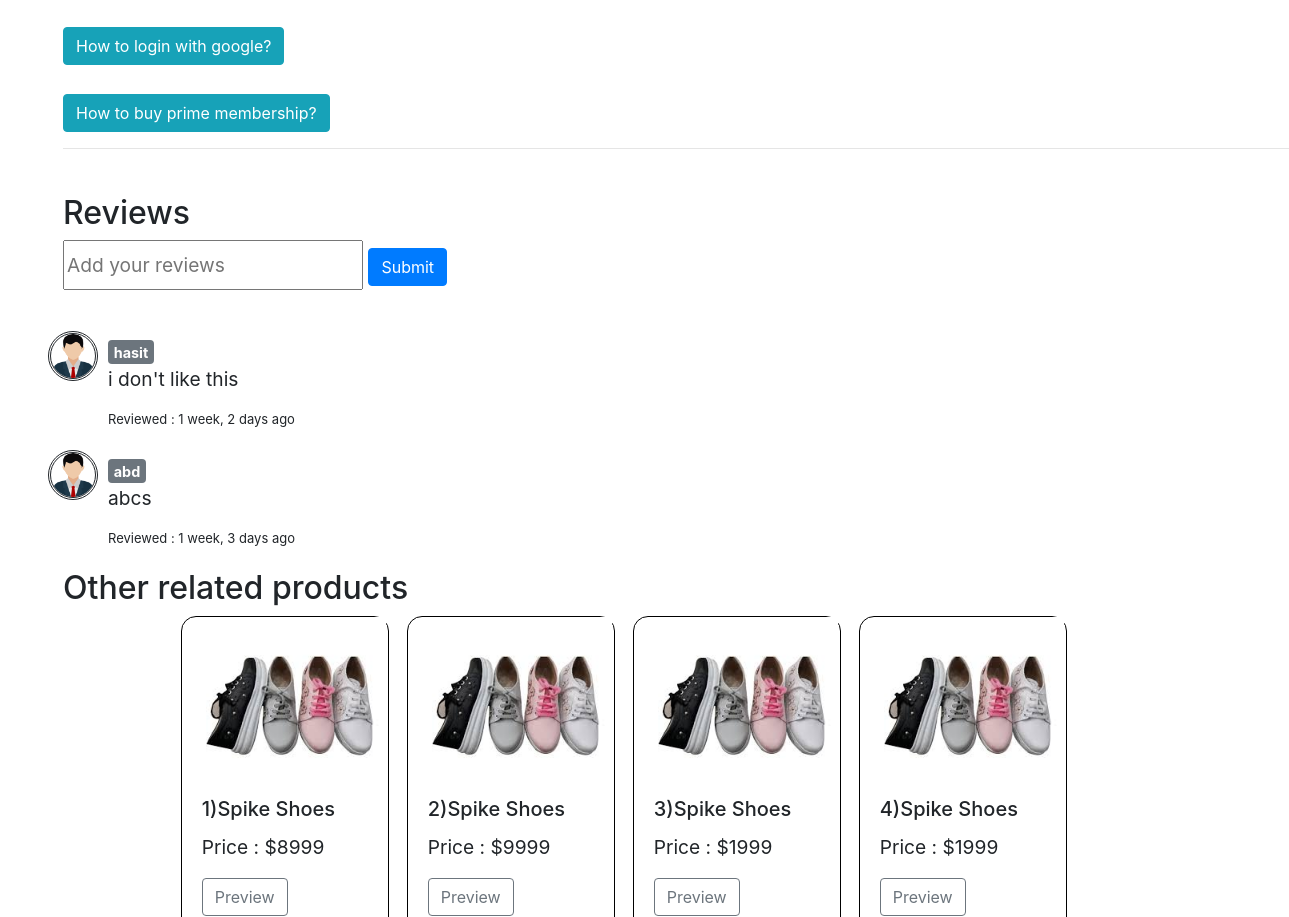
Before: /productDetail/4 (middle part) with the older database file.
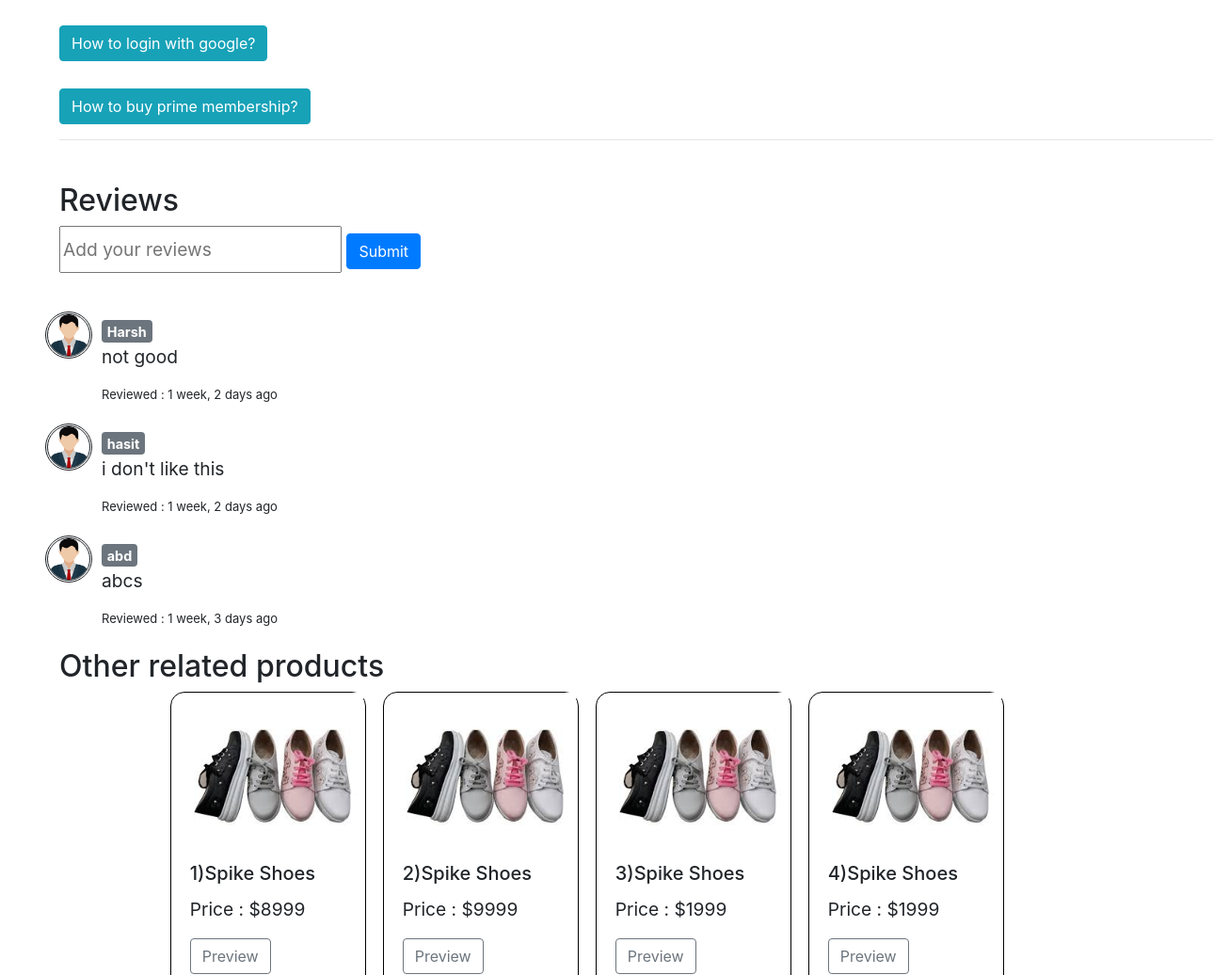
After: the same page with the newer database file.
### shop/models.py (models this page shows, shortened)
class Product_Review(models.Model):
        review_user_id = models.ForeignKey(User,on_delete=models.CASCADE, default="0")
        review_product_id = models.ForeignKey(Product_Detail,on_delete=models.CASCADE, default='1')
        srNo = models.AutoField(primary_key=True)
        message = models.CharField(max_length=300, default='-')
        reviewTime = models.DateTimeField(auto_now_add=True)

### shop/views.py (the view, shortened to what this page needs)
# urls.py: path("productDetail/<int:product_id>",views.productPreview,name="ProductDetail"),
def productPreview(request,product_id):
    products = Product_Detail.objects.filter(product_id=product_id)[0]
    reviews = Product_Review.objects.filter(review_product_id=product_id)
    context = {'current_product_id' : product_id, 'review' : reviews, 'products' : products}
    return render(request,'productPreview.html' , context=context)

### shop/templates/productPreview.html (shortened to what the changed rows need)
{% extends 'base.html' %} {% load static %}
    {% block head %}
    <link rel="stylesheet" href="{% static 'css/productPreview.css' %}">
    <title> {% block title %} Product Preview {% endblock %}</title> {% endblock %}
{% block body %}
<div class="container-fluid m-5">
    <br>
    <br><br>
    <br>
    <br>
    <br>
    <h2>Reviews</h2>
    <br>
    <div class="reviewbox">
        {% load static %}
        {% load humanize %}
        {% for i in review reversed %}
        <div class="row">
            <div>
                <p>
                    <img class="userimg" src="{% static 'images/myuser.png' %}" style="height: 50px;"></p>
            </div>
            <div class="reviewboxcontent col-md-3">
                <div>
                    <p class="badge badge-secondary" style="display: inline;">{{i.review_user_id}}</p>
                </div>
                <p>{{i.message}}</p>
                <p style="font-size: 13px; color:'grey'">Reviewed : {{i.reviewTime|naturaltime}}</h6>
            </div>
        </div>
        {% endfor %}
    </div>
    <h2>Other related products</h2>
</div>
{% endblock %}

Changed rows visible on the page:
added Product_Review: review_user_id "Harsh", message "not good", reviewTime "1 week, 2 days ago"
